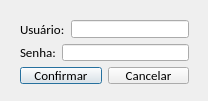
<?xml version="1.0" encoding="UTF-8"?>
<ui version="4.0">
 <class>tela_login</class>
 <widget class="QDialog" name="tela_login">
  <property name="geometry">
   <rect>
    <x>0</x>
    <y>0</y>
    <width>208</width>
    <height>101</height>
   </rect>
  </property>
  <property name="minimumSize">
   <size>
    <width>208</width>
    <height>101</height>
   </size>
  </property>
  <property name="maximumSize">
   <size>
    <width>208</width>
    <height>101</height>
   </size>
  </property>
  <property name="windowTitle">
   <string>Login</string>
  </property>
  <property name="windowIcon">
   <iconset resource="imagens.qrc">
    <normaloff>:/img/img/logo_sex.png</normaloff>:/img/img/logo_sex.png</iconset>
  </property>
  <property name="windowOpacity">
   <double>1.000000000000000</double>
  </property>
  <property name="modal">
   <bool>true</bool>
  </property>
  <widget class="QWidget" name="layoutWidget">
   <property name="geometry">
    <rect>
     <x>9</x>
     <y>9</y>
     <width>191</width>
     <height>86</height>
    </rect>
   </property>
   <layout class="QVBoxLayout" name="verticalLayout">
    <item>
     <layout class="QHBoxLayout" name="horizontalLayout">
      <item>
       <widget class="QLabel" name="lb_usuario">
        <property name="font">
         <font>
          <family>Calibri</family>
          <pointsize>10</pointsize>
         </font>
        </property>
        <property name="text">
         <string>Usuário:</string>
        </property>
       </widget>
      </item>
      <item>
       <widget class="QLineEdit" name="le_login">
        <property name="font">
         <font>
          <family>Calibri</family>
          <pointsize>10</pointsize>
         </font>
        </property>
        <property name="maxLength">
         <number>30</number>
        </property>
       </widget>
      </item>
     </layout>
    </item>
    <item>
     <layout class="QHBoxLayout" name="horizontalLayout_2">
      <item>
       <widget class="QLabel" name="lb_Senha">
        <property name="font">
         <font>
          <family>Calibri</family>
          <pointsize>10</pointsize>
         </font>
        </property>
        <property name="text">
         <string>Senha:</string>
        </property>
       </widget>
      </item>
      <item>
       <widget class="QLineEdit" name="le_senha">
        <property name="font">
         <font>
          <family>Calibri</family>
          <pointsize>10</pointsize>
         </font>
        </property>
        <property name="maxLength">
         <number>30</number>
        </property>
        <property name="echoMode">
         <enum>QLineEdit::Password</enum>
        </property>
       </widget>
      </item>
     </layout>
    </item>
    <item>
     <layout class="QHBoxLayout" name="horizontalLayout_3">
      <item>
       <widget class="QPushButton" name="btn_confrimar">
        <property name="maximumSize">
         <size>
          <width>16777215</width>
          <height>24</height>
         </size>
        </property>
        <property name="font">
         <font>
          <family>Calibri</family>
          <pointsize>10</pointsize>
         </font>
        </property>
        <property name="text">
         <string>Confirmar</string>
        </property>
        <property name="icon">
         <iconset resource="imagens.qrc">
          <normaloff>:/img/img/1345902916_camera_test.png</normaloff>:/img/img/1345902916_camera_test.png</iconset>
        </property>
        <property name="iconSize">
         <size>
          <width>20</width>
          <height>20</height>
         </size>
        </property>
       </widget>
      </item>
      <item>
       <widget class="QPushButton" name="btn_cancelar">
        <property name="maximumSize">
         <size>
          <width>16777215</width>
          <height>24</height>
         </size>
        </property>
        <property name="font">
         <font>
          <family>Calibri</family>
          <pointsize>10</pointsize>
         </font>
        </property>
        <property name="text">
         <string>Cancelar</string>
        </property>
        <property name="icon">
         <iconset resource="imagens.qrc">
          <normaloff>:/img/img/1345902747_button_cancel.png</normaloff>:/img/img/1345902747_button_cancel.png</iconset>
        </property>
        <property name="iconSize">
         <size>
          <width>18</width>
          <height>18</height>
         </size>
        </property>
       </widget>
      </item>
     </layout>
    </item>
   </layout>
  </widget>
 </widget>
 <layoutdefault spacing="6" margin="11"/>
 <resources>
  <include location="imagens.qrc"/>
 </resources>
 <connections/>
</ui>
